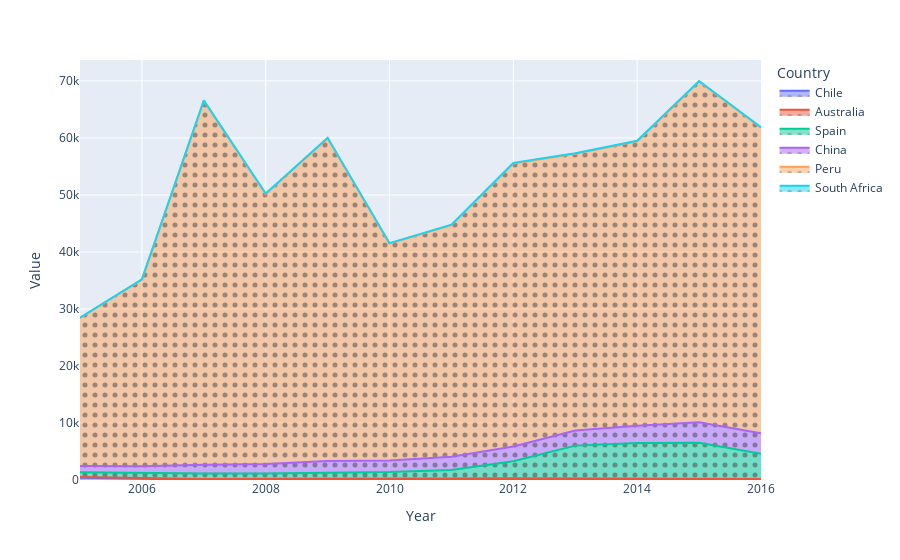

Notebook code cell kept with this figure:
### Code cell
fig = px.area(df_melted, x="Year", y="Value", color="Country", line_group="Country",  pattern_shape_sequence=[".", "x", "+"])
fig.show()

### Figure 1 — Plotly figure (JSON) as saved in the notebook; plotly's stock layout.template omitted (floating-point values rounded to 4 significant figures)
{"data": [{"fillpattern": {"shape": "."}, "hovertemplate": "Country=Chile<br>Year=%{x}<br>Value=%{y}<extra></extra>", "legendgroup": "Chile", "line": {"color": "#636efa"}, "marker": {"symbol": "circle"}, "mode": "lines", "name": "Chile", "orientation": "v", "showlegend": true, "stackgroup": "1", "type": "scatter", "x": [2005, 2006, 2007, 2008, 2009, 2010, 2011, 2012, 2013, 2014, 2015, 2016, "Total"], "xaxis": "x", "y": [392, 173, 50, 26, 20, 30, 0, 0, 0, 0, 0, 0, 691], "yaxis": "y"}, {"fillpattern": {"shape": "."}, "hovertemplate": "Country=Australia<br>Year=%{x}<br>Value=%{y}<extra></extra>", "legendgroup": "Australia", "line": {"color": "#EF553B"}, "marker": {"symbol": "circle"}, "mode": "lines", "name": "Australia", "orientation": "v", "showlegend": true, "stackgroup": "1", "type": "scatter", "x": [2005, 2006, 2007, 2008, 2009, 2010, 2011, 2012, 2013, 2014, 2015, 2016, "Total"], "xaxis": "x", "y": [123, 160, 145, 200, 186, 186, 262, 291, 293, 244, 235, 154, 2479], "yaxis": "y"}, {"fillpattern": {"shape": "."}, "hovertemplate": "Country=Spain<br>Year=%{x}<br>Value=%{y}<extra></extra>", "legendgroup": "Spain", "line": {"color": "#00cc96"}, "marker": {"symbol": "circle"}, "mode": "lines", "name": "Spain", "orientation": "v", "showlegend": true, "stackgroup": "1", "type": "scatter", "x": [2005, 2006, 2007, 2008, 2009, 2010, 2011, 2012, 2013, 2014, 2015, 2016, "Total"], "xaxis": "x", "y": [825, 869, 944, 936, 1092, 1170, 1508, 2989, 5737, 6262, 6313, 4458, 33103], "yaxis": "y"}, {"fillpattern": {"shape": "."}, "hovertemplate": "Country=China<br>Year=%{x}<br>Value=%{y}<extra></extra>", "legendgroup": "China", "line": {"color": "#ab63fa"}, "marker": {"symbol": "circle"}, "mode": "lines", "name": "China", "orientation": "v", "showlegend": true, "stackgroup": "1", "type": "scatter", "x": [2005, 2006, 2007, 2008, 2009, 2010, 2011, 2012, 2013, 2014, 2015, 2016, "Total"], "xaxis": "x", "y": [1131, 1210, 1517, 1659, 2054, 2041, 2295, 2609, 2669, 3010, 3583, 3569, 27347], "yaxis": "y"}, {"fillpattern": {"shape": "."}, "hovertemplate": "Country=Peru<br>Year=%{x}<br>Value=%{y}<extra></extra>", "legendgroup": "Peru", "line": {"color": "#FFA15A"}, "marker": {"symbol": "circle"}, "mode": "lines", "name": "Peru", "orientation": "v", "showlegend": true, "stackgroup": "1", "type": "scatter", "x": [2005, 2006, 2007, 2008, 2009, 2010, 2011, 2012, 2013, 2014, 2015, 2016, "Total"], "xaxis": "x", "y": [25966, 32746, 63869, 47336, 56586, 38048, 40628, 49643, 48517, 49900, 59767, 53624, 566630], "yaxis": "y"}, {"fillpattern": {"shape": "."}, "hovertemplate": "Country=South Africa<br>Year=%{x}<br>Value=%{y}<extra></extra>", "legendgroup": "South Africa", "line": {"color": "#19d3f3"}, "marker": {"symbol": "circle"}, "mode": "lines", "name": "South Africa", "orientation": "v", "showlegend": true, "stackgroup": "1", "type": "scatter", "x": [2005, 2006, 2007, 2008, 2009, 2010, 2011, 2012, 2013, 2014, 2015, 2016, "Total"], "xaxis": "x", "y": [43, 52, 58, 89, 94, 69, 100, 96, 94, 93, 89, 65, 942], "yaxis": "y"}], "layout": {"legend": {"title": {"text": "Country"}, "tracegroupgap": 0}, "margin": {"t": 60}, "xaxis": {"anchor": "y", "domain": [0, 1], "title": {"text": "Year"}}, "yaxis": {"anchor": "x", "domain": [0, 1], "title": {"text": "Value"}}}}
